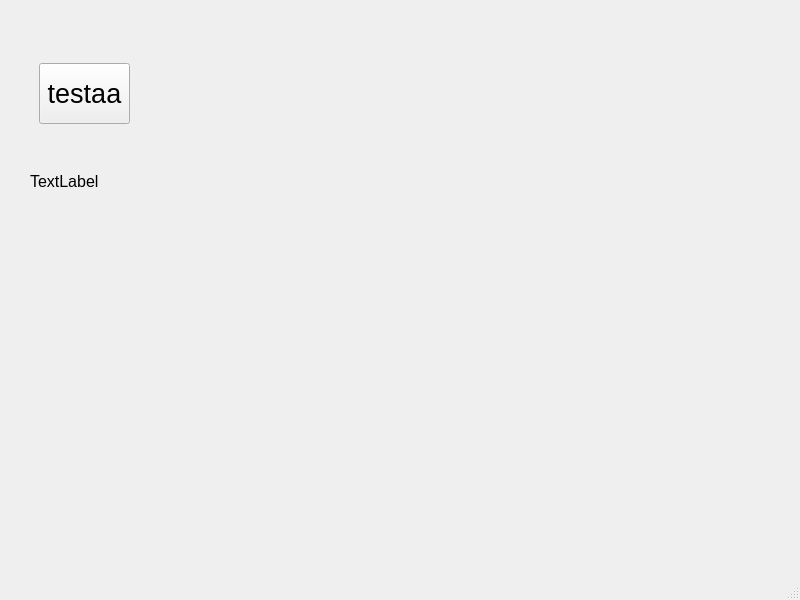
<?xml version="1.0" encoding="UTF-8"?>
<ui version="4.0">
 <class>MainWindow</class>
 <widget class="QMainWindow" name="MainWindow">
  <property name="geometry">
   <rect>
    <x>0</x>
    <y>0</y>
    <width>800</width>
    <height>600</height>
   </rect>
  </property>
  <property name="font">
   <font>
    <pointsize>20</pointsize>
   </font>
  </property>
  <property name="windowTitle">
   <string>MainWindow</string>
  </property>
  <widget class="QWidget" name="centralwidget">
   <widget class="QPushButton" name="btnTestaa">
    <property name="geometry">
     <rect>
      <x>39</x>
      <y>63</y>
      <width>91</width>
      <height>61</height>
     </rect>
    </property>
    <property name="text">
     <string>testaa</string>
    </property>
   </widget>
   <widget class="QLabel" name="labelResult">
    <property name="geometry">
     <rect>
      <x>30</x>
      <y>156</y>
      <width>141</width>
      <height>51</height>
     </rect>
    </property>
    <property name="font">
     <font>
      <pointsize>12</pointsize>
     </font>
    </property>
    <property name="text">
     <string>TextLabel</string>
    </property>
   </widget>
  </widget>
  <widget class="QMenuBar" name="menubar">
   <property name="geometry">
    <rect>
     <x>0</x>
     <y>0</y>
     <width>800</width>
     <height>41</height>
    </rect>
   </property>
  </widget>
  <widget class="QStatusBar" name="statusbar"/>
 </widget>
 <resources/>
 <connections/>
</ui>
